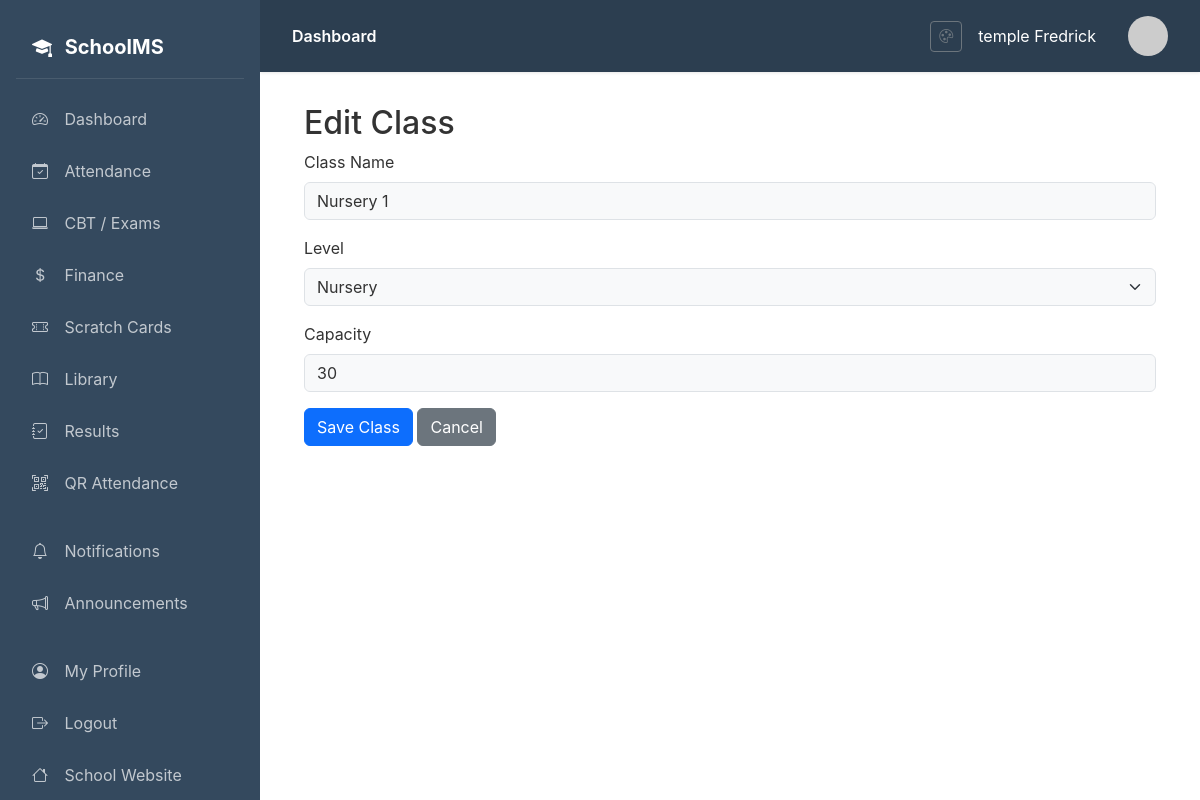
/dashboard/classes/1/edit/ (signed in), run on the app's committed database.
### core/models.py (models this page shows, shortened)
class ClassRoom(models.Model):
    name = models.CharField(max_length=50)
    class_level = models.ForeignKey(ClassLevel, on_delete=models.CASCADE)
    capacity = models.IntegerField(default=30)

class ClassLevel(models.Model):
    name = models.CharField(max_length=50)
    order = models.IntegerField(default=0)
    class Meta:
        ordering = ['order']

### core/views.py (the view, shortened to what this page needs)
# urls.py: path('classes/<int:pk>/edit/', views.class_edit, name='class_edit'),
@login_required
def class_edit(request, pk):
    classroom = get_object_or_404(ClassRoom, pk=pk)
    levels = ClassLevel.objects.all()
    return render(request, 'core/classroom_form.html', {'classroom': classroom, 'levels': levels})

### templates/core/classroom_form.html (shortened to what this page needs)
{% extends 'base.html' %}
{% block content %}
<div class="container mt-4">
    <h2>{% if classroom %}Edit{% else %}Add{% endif %} Class</h2>
    <form method="post">
        <div class="mb-3">
            <label class="form-label">Class Name</label>
            <input type="text" name="name" class="form-control" value="{{ classroom.name }}" required placeholder="e.g. Science A">
        </div>
        <div class="mb-3">
            <label class="form-label">Level</label>
            <select name="class_level" class="form-select" required>
                {% for level in levels %}
                <option value="{{ level.id }}" {% if classroom.class_level.id == level.id %}selected{% endif %}>{{ level.name }}</option>
                {% endfor %}
            </select>
        </div>
        <div class="mb-3">
            <label class="form-label">Capacity</label>
            <input type="number" name="capacity" class="form-control" value="{{ classroom.capacity|default:30 }}" required>
        </div>
        <button type="submit" class="btn btn-primary">Save Class</button>
        <a href="{% url 'core:class_list' %}" class="btn btn-secondary">Cancel</a>
    </form>
</div>
{% endblock %}

### templates/base.html (shortened to what this page needs)
{% load static %}
<!DOCTYPE html>
<html lang="en">
<head>
    <link href="https://cdn.jsdelivr.net/npm/bootstrap@5.3.2/dist/css/bootstrap.min.css" rel="stylesheet">
    <link href="https://cdn.jsdelivr.net/npm/bootstrap-icons@1.11.1/font/bootstrap-icons.css" rel="stylesheet">
    <link rel="stylesheet" href="{% static 'css/theme.css' %}">
</head>
<body>
    <nav class="sidebar">
        <div class="brand">
            <i class="bi bi-mortarboard-fill me-2"></i>
            SchoolMS
        </div>
        <ul class="nav flex-column">
            <li class="nav-item">
                <a class="nav-link {% if request.resolver_match.url_name == 'dashboard' %}active{% endif %}" href="{% url 'core:dashboard' %}">
                    <i class="bi bi-speedometer2"></i> Dashboard
                </a>
            </li>
            {% if user.profile.role == 'admin' or user.profile.role == 'teacher' or user.profile.role == 'student' %}
            <li class="nav-item">
                <a class="nav-link {% if 'attendance' in request.path %}active{% endif %}" href="{% url 'attendance:dashboard' %}">
                    <i class="bi bi-calendar-check"></i> Attendance
                </a>
            </li>
            {% endif %}
            <li class="nav-item">
                <a class="nav-link {% if 'cbt' in request.path %}active{% endif %}" href="{% url 'cbt:dashboard' %}">
                    <i class="bi bi-laptop"></i> CBT / Exams
                </a>
            </li>
            {% if user.profile.role == 'admin' or user.profile.role == 'accountant' or user.profile.role == 'student' %}
            <li class="nav-item">
                <a class="nav-link {% if 'finance' in request.path %}active{% endif %}" href="{% url 'finance:dashboard' %}">
                    <i class="bi bi-currency-dollar"></i> Finance
                </a>
            </li>
            <li class="nav-item">
                <a class="nav-link {% if 'scratchcard' in request.path %}active{% endif %}" href="{% url 'scratchcard:dashboard' %}">
                    <i class="bi bi-ticket-perforated"></i> Scratch Cards
                </a>
            </li>
            {% endif %}
            {% if user.profile.role == 'admin' or user.profile.role == 'librarian' or user.profile.role == 'teacher' or user.profile.role == 'student' %}
            <li class="nav-item">
                <a class="nav-link {% if 'library' in request.path %}active{% endif %}" href="{% url 'library:dashboard' %}">
                    <i class="bi bi-book"></i> Library
                </a>
            </li>
            {% endif %}
            <li class="nav-item">
                <a class="nav-link {% if 'results' in request.path %}active{% endif %}" href="{% url 'students:results_dashboard' %}">
                    <i class="bi bi-journal-check"></i> Results
                </a>
            </li>
            <li class="nav-item">
                <a class="nav-link" href="{% url 'attendance:qr_scanner' %}">
                    <i class="bi bi-qr-code-scan"></i> QR Attendance
                </a>
            </li>
            <li class="nav-item mt-3">
                <a class="nav-link {% if 'notifications' in request.path %}active{% endif %}" href="{% url 'notifications:list' %}">
                    <i class="bi bi-bell"></i> Notifications
                </a>
            </li>
            <li class="nav-item">
                <a class="nav-link" href="{% url 'notifications:announcements' %}">
                    <i class="bi bi-megaphone"></i> Announcements
                </a>
            </li>
            <li class="nav-item mt-3">
                <a class="nav-link" href="{% url 'accounts:profile' %}">
                    <i class="bi bi-person-circle"></i> My Profile
                </a>
            </li>
            <li class="nav-item">
                <a class="nav-link" href="{% url 'accounts:logout' %}">
                    <i class="bi bi-box-arrow-right"></i> Logout
                </a>
            </li>
            <li class="nav-item">
                <a class="nav-link" href="{% url 'homepage:home' %}">
                    <i class="bi bi-house"></i> School Website
                </a>
            </li>
        </ul>
    </nav>
    <main class="main-content">
        <div class="top-bar">
            <div>
                <span class="fw-semibold">{% block page_title %}Dashboard{% endblock %}</span>
            </div>
            <div class="d-flex align-items-center gap-3">
                <a href="{% url 'accounts:theme_settings' %}" class="btn btn-sm btn-outline-secondary" title="Theme Settings">
                    <i class="bi bi-palette"></i>
                </a>
                <span class="me-3">{{ user.get_full_name|default:user.username }}</span>
                 {% if user.profile.avatar %}
                <img src="{{ user.profile.avatar.url }}" class="avatar" style="width: 40px; height: 40px; object-fit: cover;" alt="Avatar">
                {% else %}
                <img src="https://ui-avatars.com/api/?name={{ user.username }}&background=4f46e5&color=fff" class="avatar" alt="Avatar">
                {% endif %}
            </div>
        </div>
        {% block content %}{% endblock %}
    </main>
</body>
</html>

### static/css/theme.css (style rules this page uses)
:root { --primary-color: #0d6efd; --secondary-color: #6c757d; --accent-color: #198754; --navbar-color: #2c3e50; --sidebar-color: #34495e; --background-color: #ffffff; --text-color: #333333; --light-bg: #f8f9fa; --border-color: #dee2e6; }
body { background-color: var(--background-color); color: var(--text-color); transition: background-color 0.3s ease, color 0.3s ease; }
.sidebar { background-color: var(--sidebar-color) !important; transition: background-color 0.3s ease; }
.top-bar { background-color: var(--navbar-color) !important; color: white; transition: background-color 0.3s ease; }
.btn-primary { background-color: var(--primary-color) !important; border-color: var(--primary-color) !important; }
.main-content { background-color: var(--background-color); transition: background-color 0.3s ease; }
.form-control, .form-select { background-color: var(--light-bg); color: var(--text-color); border-color: var(--border-color); }
.sidebar .nav-link { color: rgba(255, 255, 255, 0.7); }

### templates/base.html (style rules this page uses)
body { font-family: 'Inter', -apple-system, BlinkMacSystemFont, 'Segoe UI', Roboto, sans-serif; background-color: var(--background-color); }
.sidebar { position: fixed; top: 0; left: 0; height: 100vh; width: var(--sidebar-width); background-color: var(--sidebar-color); padding: 1rem; overflow-y: auto; z-index: 1000; }
.sidebar .brand { color: #fff; font-size: 1.25rem; font-weight: 700; padding: 1rem; margin-bottom: 1rem; border-bottom: 1px solid rgba(255,255,255,0.1); }
.sidebar .nav-link { color: rgba(255,255,255,0.7); padding: 0.75rem 1rem; border-radius: 0.5rem; margin-bottom: 0.25rem; transition: all 0.2s; }
.sidebar .nav-link i { width: 24px; margin-right: 0.75rem; }
.main-content { margin-left: var(--sidebar-width); padding: 2rem; min-height: 100vh; background-color: var(--background-color); color: var(--text-color); }
.top-bar { background-color: var(--navbar-color); color: white; padding: 1rem 2rem; margin: -2rem -2rem 2rem -2rem; box-shadow: 0 1px 3px rgba(0,0,0,0.1); display: flex; justify-content: space-between; align-items: center; }
.btn-primary { background: var(--primary-color); border-color: var(--primary-color); }
.avatar { width: 40px; height: 40px; border-radius: 50%; object-fit: cover; }

### data on the page
ClassRoom: name "Nursery 1", class_level "Nursery", capacity "30"

### other printed values
{{ user.get_full_name|default:user.username }} "temple Fredrick"
